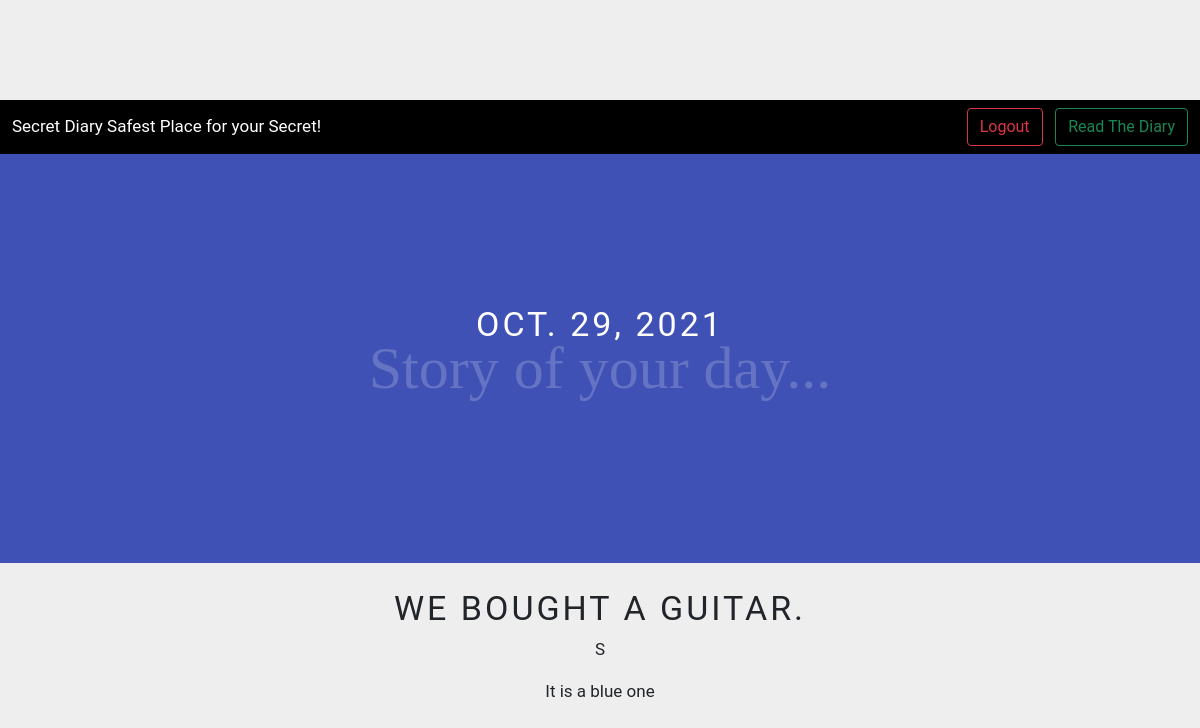
/show_date/2021/10/29/ (signed in), run on the app's committed database.
### diary/models.py (models this page shows, shortened)
class Diary_Note(models.Model):
    Owner = models.ForeignKey(User, on_delete=models.CASCADE)
    Title = models.CharField(max_length=100)
    Body  = RichTextField()
    created_date = models.DateTimeField(default=timezone.now)

### diary/views.py (the view)
# urls.py: path('show_date/<int:year>/<int:month>/<int:day>/',show_date,name='show_date'),
@login_required
def show_date(request,year,month,day):
    day_notes  = Diary_Note.objects.filter(Owner=request.user,
                                            created_date__year = year,
                                            created_date__month = month,
                                            created_date__day = day, )
    return render(request,'diary/day.html',{'day_notes':day_notes})

### templates/diary/day.html (shortened to what this page needs)
{% extends 'base.html' %}
{% load static %}
{%block content %}
<link rel="stylesheet" type="text/css" href="{%static 'css/day.css' %}">
<header>
    <div class="container text-center">
      <h1>{{day_notes.0.created_date|date}}</h1>
      <p>Story of your day...</p>
    </div>
  </header>
{% if  day_notes|length != 1 %}
  <section class="timeline">
    <div class="container">
    {% for note in day_notes %}
      <div class="timeline-item">
        <div class="timeline-img"></div>
        <div class="timeline-content timeline-card {%cycle 'js--fadeInRight' 'js--fadeInLeft' %}">
          <div class="timeline-img-header">
            <h2>{{note.Title|title}}</h2>
          </div>
          <div class="date">@{{note.created_date|date:'h:n A'}}</div>
          <div id='mydiv'>
          <p>{{note.Body|striptags|truncatechars:20}}</p>
          </div>
          <a href={{note.get_more_url}} id='btn-sm'>More</button></a>
        </div>
        </div>
    {%endfor%}
    </div>
  </section>
  {%else%}
  <br>
  <div class="container text-center">
    <h1>{{day_notes.0.Title|safe}}</h1>
    <p>S{{day_notes.0.Body|safe}}</p>
  </div>
  {%endif%}
{%endblock%}

### diary/static/css/day.css (style rules this page uses)
h1 { font-size: 200%; text-transform: uppercase; letter-spacing: 3px; font-weight: 400; }
header { background: #3f51b5; color: #fff; padding: 150px 0; }
header p { font-family: 'Allura'; color: rgba(255, 255, 255, .2); margin-bottom: 0; font-size: 60px; margin-top: -30px; }

### data on the page
Diary_Note: created_date "OCT. 29, 2021", Title "WE BOUGHT A GUITAR.", Body "It is a blue one"
